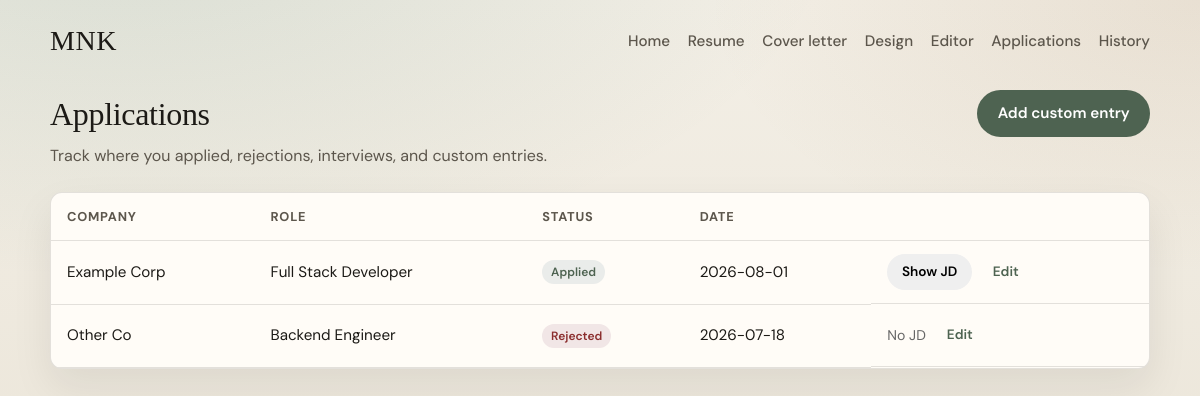
Page /applications.php on the committed database.
### tables this page shows
CREATE TABLE applications (
  id INT UNSIGNED NOT NULL AUTO_INCREMENT PRIMARY KEY,
  company VARCHAR(160) NOT NULL,
  role VARCHAR(200) NOT NULL,
  status ENUM('applied','rejected','interview','offer','custom') NOT NULL DEFAULT 'applied',
  applied_date DATE NULL,
  notes TEXT NULL,
  jd_snippet TEXT NULL,
  link VARCHAR(500) NULL,
  created_at TIMESTAMP NOT NULL DEFAULT CURRENT_TIMESTAMP,
  updated_at TIMESTAMP NOT NULL DEFAULT CURRENT_TIMESTAMP ON UPDATE CURRENT_TIMESTAMP,
  KEY idx_status (status),
  KEY idx_applied_date (applied_date)
);

### src/Db.php (called while the page is built, shortened)
<?php
final class Db
{
    private static ?PDO $pdo = null;
    public static function pdo(): PDO
    {
        if (self::$pdo instanceof PDO) {
            return self::$pdo;
        }
        $url = getenv('DATABASE_URL') ?: '';
        $parts = parse_url($url);
        $dbName = ltrim($parts['path'], '/');
        $host = $parts['host'];
        $port = $parts['port'] ?? 3306;
        $user = $parts['user'] ?? 'db';
        $pass = $parts['pass'] ?? 'db';
        $dsn = sprintf('mysql:host=%s;port=%d;dbname=%s;charset=utf8mb4', $host, $port, $dbName);
        self::$pdo = new PDO($dsn, $user, $pass, [
            PDO::ATTR_ERRMODE => PDO::ERRMODE_EXCEPTION,
            PDO::ATTR_DEFAULT_FETCH_MODE => PDO::FETCH_ASSOC,
            PDO::ATTR_EMULATE_PREPARES => false,
        ]);
        return self::$pdo;
    }
}

### src/App.php (called while the page is built, shortened)
<?php
final class App
{
    public static function applications(?string $status = null): array
    {
        return Db::pdo()->query(
            'SELECT * FROM applications ORDER BY applied_date DESC, id DESC'
        )->fetchAll();
    }
    public static function e(?string $value): string
    {
        return htmlspecialchars((string) $value, ENT_QUOTES | ENT_SUBSTITUTE, 'UTF-8');
    }
    public static function statusLabel(string $status): string
    {
        return match ($status) {
            'applied' => 'Applied',
            'rejected' => 'Rejected',
            'interview' => 'Interview',
            'offer' => 'Offer',
            'custom' => 'Custom',
            default => ucfirst($status),
        };
    }
}

### public/applications.php (the view, shortened to what this page needs)
<?php
require_once dirname(__DIR__) . '/src/layout.php';
    ?>
    <?php
$apps = App::applications(null);
?>
<main class="page-wide">
  <header class="page-head row">
    <div>
      <h1>Applications</h1>
      <p>Track where you applied, rejections, interviews, and custom entries.</p>
    </div>
    <a class="btn btn-primary" href="/applications.php?action=new">Add custom entry</a>
  </header>
  <?php if (!$apps): ?>
    <p class="empty">No applications yet.</p>
  <?php else: ?>
    <div class="table-wrap">
      <table class="data-table apps-table">
        <thead>
          <tr>
            <th>Company</th>
            <th>Role</th>
            <th>Status</th>
            <th>Date</th>
            <th></th>
          </tr>
        </thead>
        <tbody>
          <?php foreach ($apps as $app): ?>
            <?php
            $appId = (int) $app['id'];
            $jd = trim((string) ($app['jd_snippet'] ?? ''));
            $hasJd = $jd !== '';
            ?>
            <tr class="app-row">
              <td><?= App::e($app['company']) ?></td>
              <td><?= App::e($app['role']) ?></td>
              <td><span class="badge status-<?= App::e($app['status']) ?>"><?= App::e(App::statusLabel($app['status'])) ?></span></td>
              <td><?= App::e((string) $app['applied_date']) ?></td>
              <td class="app-row-actions">
                <?php if ($hasJd): ?>
                  <button type="button"
                          class="btn btn-small"
                          data-toggle-jd
                          data-jd-target="jd-<?= $appId ?>"
                          aria-expanded="false"
                          aria-controls="jd-<?= $appId ?>">Show JD</button>
                <?php else: ?>
                  <span class="muted">No JD</span>
                <?php endif; ?>
                <a class="btn btn-small" href="/applications.php?action=edit&amp;id=<?= $appId ?>">Edit</a>
              </td>
            </tr>
          <?php endforeach; ?>
        </tbody>
      </table>
    </div>
  <?php endif; ?>
</main>

### public/assets/css/app.css (style rules this page uses)
:root { --bg: #f3efe6; --bg-deep: #e7e0d2; --ink: #1c1a16; --muted: #5c564c; --line: rgba(28, 26, 22, 0.12); --paper: #fffcf7; --accent: #1a5f4a; --accent-ink: #fff; --danger: #8b2e2e; --radius: 12px; --font: "DM Sans", system-ui, sans-serif; --display: "Instrument Serif", Georgia, serif; --shadow: 0 18px 40px rgba(28, 26, 22, 0.08); }
*, *::before, *::after { box-sizing: border-box; }
html { scroll-behavior: smooth; }
body { margin: 0; min-height: 100vh; font-family: var(--font); color: var(--ink); background: radial-gradient(1200px 600px at 10% -10%, rgba(26, 95, 74, 0.12), transparent 60%), radial-gradient(900px 500px at 100% 0%, rgba(140, 90, 40, 0.1), transparent 55%), linear-gradient(180deg, var(--bg) 0%, var(--bg-deep) 100%); line-height: 1.5; }
a { color: var(--accent); text-decoration-thickness: 1px; text-underline-offset: 0.18em; }
.btn { display: inline-flex; align-items: center; justify-content: center; gap: 0.4rem; border: 1px solid transparent; border-radius: 999px; padding: 0.7rem 1.2rem; font: inherit; font-weight: 600; font-size: 0.95rem; cursor: pointer; text-decoration: none; transition: transform 0.15s ease, background 0.15s ease, color 0.15s ease; }
.btn-primary { background: var(--accent); color: var(--accent-ink); }
.btn-small { padding: 0.4rem 0.85rem; font-size: 0.85rem; }
.apps-panel-head h2, .page-head h1, .editor-block h2 { margin: 0; font-family: var(--display); font-weight: 400; font-size: 2rem; letter-spacing: -0.01em; }
.badge { display: inline-flex; padding: 0.2rem 0.55rem; border-radius: 999px; font-size: 0.75rem; font-weight: 600; background: color-mix(in srgb, var(--accent) 12%, white); color: var(--accent); }
.badge.status-rejected, .app-item.status-rejected .badge { background: color-mix(in srgb, var(--danger) 12%, white); color: var(--danger); }
.page-head { margin-bottom: 1.5rem; }
.page-head.row { display: flex; flex-wrap: wrap; justify-content: space-between; align-items: flex-start; gap: 1rem; }
.page-head p { margin: 0.4rem 0 0; color: var(--muted); }
.page-wide { width: 100%; }
.table-wrap { overflow-x: auto; background: var(--paper); border: 1px solid var(--line); border-radius: var(--radius); box-shadow: var(--shadow); }
.data-table { width: 100%; border-collapse: collapse; font-size: 0.95rem; }
.data-table th, .data-table td { text-align: left; padding: 0.85rem 1rem; border-bottom: 1px solid var(--line); }
.data-table th { font-size: 0.8rem; text-transform: uppercase; letter-spacing: 0.06em; color: var(--muted); }
.app-row-actions { display: flex; flex-wrap: wrap; gap: 0.4rem; align-items: center; white-space: nowrap; }
.muted { color: #666; font-size: 0.88rem; }

### rows in the picture
applications: company "Example Corp", role "Full Stack Developer", status "Applied", applied_date "2026-08-01"
applications: company "Other Co", role "Backend Engineer", status "Rejected", applied_date "2026-07-18", shows "No JD"
